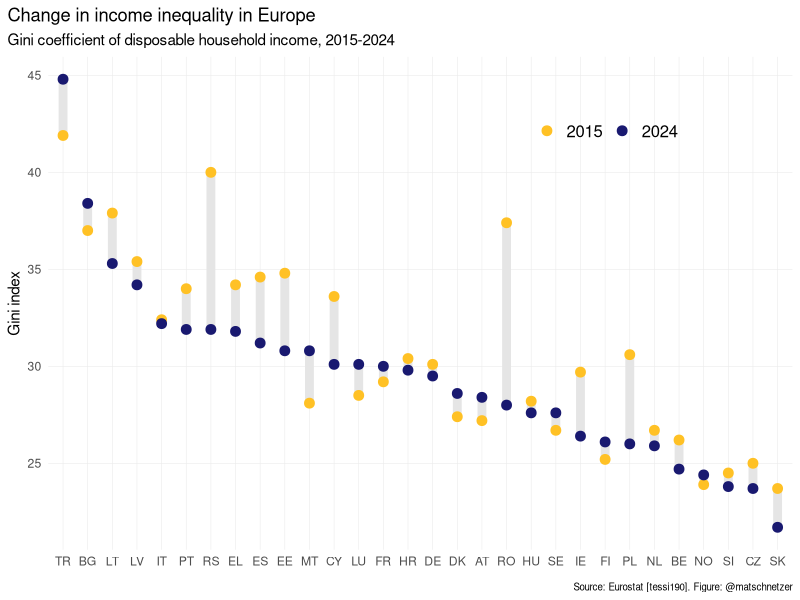
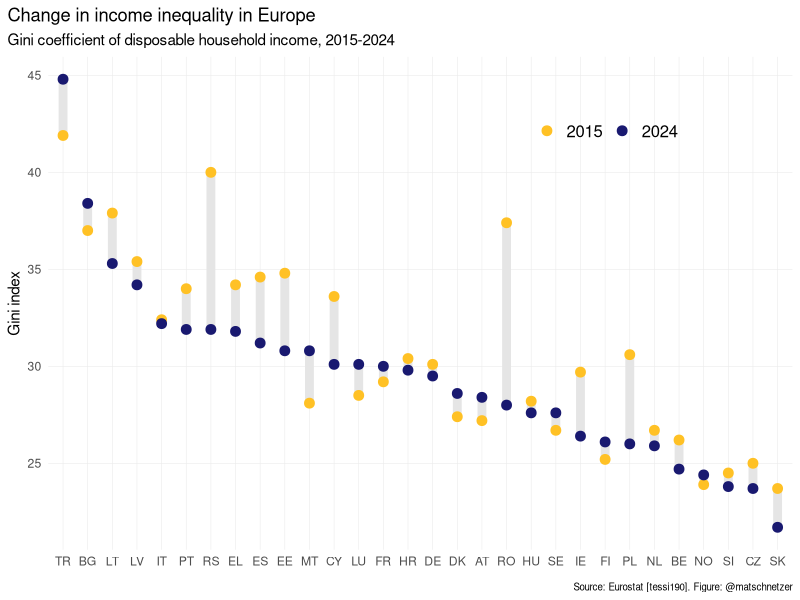

These charts were generated, in order, by the following R code:
library(tidyverse)

# Load and save data
# raw <- eurostat::get_eurostat(id = "tessi190", time_format = "num")

# Load data
raw <- read_csv("dumbbell.csv")

# Show all available countries, but we don't want country groups (EA18, EU15, etc.) 
unique(raw$geo)
filtered <- raw |> filter(str_length(geo) < 3, TIME_PERIOD %in% c(2015,2024))

# Not all countries have both years available -> filter those with both values!
filtered |> count(geo)
plotdata <- filtered |> filter(n() > 1, .by = geo) |> 
  mutate(geo = fct_reorder2(geo, TIME_PERIOD, values, .desc = T))

plotdata |> 
  ggplot(aes(x = geo, y = values)) +
  geom_line(aes(group = geo), linewidth = 3, color = "gray90") +
  geom_point(aes(color = factor(TIME_PERIOD)), size = 3) +
  scale_color_manual(name = NULL, values = c("goldenrod1","midnightblue"),
                     guide = guide_legend(direction = "horizontal")) + 
  labs(x = NULL, y = "Gini index", title = "Change in income inequality in Europe",
       subtitle = "Gini coefficient of disposable household income, 2015-2024",
       caption = "Source: Eurostat [tessi190]. Figure: @matschnetzer") +
  theme_minimal() +
  theme(legend.position = "inside", 
        legend.position.inside = c(0.75,0.85),
        legend.text = element_text(size = 12),
        plot.title.position = "plot",
        plot.caption = element_text(size = 7,
                                    margin = margin(t = 10, b= 0, unit = "pt")),
        panel.grid.minor = element_blank(),
        panel.grid.major = element_line(linewidth = 0.2))

ggsave("dumbbell.png", width = 8, height = 5, dpi = 320, bg = "white")
